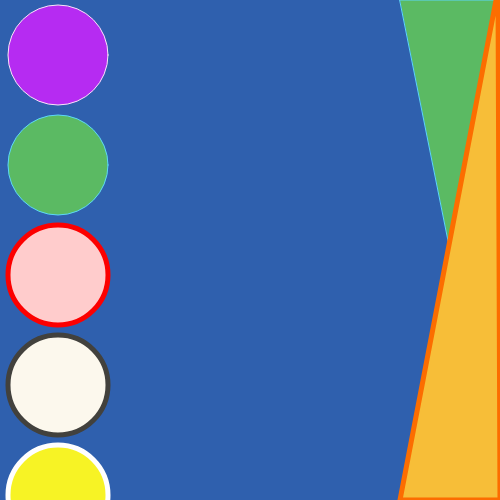
Frame 1 (no input)
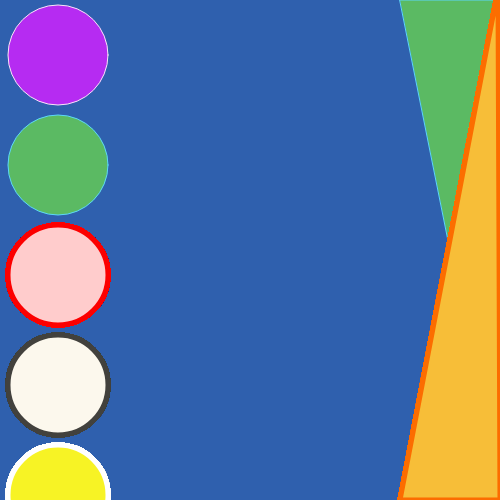
Frame 60 (no input)
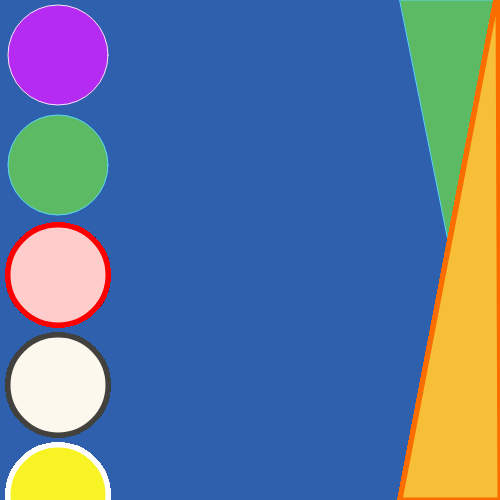
Frame 120 (the mouse pressed at the canvas centre since frame 60)

The p5.js sketch that drew these frames (run headless with seeded random() and noise() and a simulated clock; from frame 60 on, the mouse is pressed at the canvas centre):

// p5.js sketch
// ── sketch.js
/*
one thing i notice about switching the functions from draw() into setup()
is that some rules don't transfer over as easily as when they were originally in the 
draw() function.

Also i believe one key feature of the setup function is that its designated purpose is that of a static rule, 
something that will not change over time. 
*/

function setup() {
  createCanvas(500, 500)
  background(47, 96, 174);
  
  stroke(249, 229, 248);//gave this rgb color of a light purple
  fill(182, 43, 242)//the fill is more of a darker purple
  ellipse(58, 55, 100, 100); // added another shape into the canvas which is a triangle
  
  stroke(92, 215, 249);// this stroke applies to both the ellipse and the triangle giving the stroke a dark green color
  fill(91, 186, 99)//the fill for this circle is more of a green color
  ellipse(58, 165, 100, 100); // added another shape into the canvas which is a triangle
  triangle(450, 250, 495, 0, 400, 0)// the triangle is set in a position that is heading down towards the canvas.
}


//I tried to place the elipse at the center of the canvas 
function draw() {

  //var colors = ['purple', 'green', 'yellow', 'blue']; //added a variable and an array with various colors
  //var color = random(colors); // select random word
  //background(color);  // draw the word
 //background(47, 96, 174); //the background color of the canvas is set to a black color

  stroke(83, 178, 237); //the color around the circle is set to red.
  strokeWeight(5); //made the stroke weight of the the circle to a thickness of 10.
  fill(163, 224, 49); // set the fill in color of the circle to a gray color
  //ellipse(250, 250, 100, 100); //I have given the x and y position of the circle to try and set it to the center of the canvas

/*
  stroke(249, 229, 248);//gave this rgb color of a light purple
  fill(182, 43, 242)//the fill is more of a darker purple
  ellipse(58, 55, 100, 100); // added another shape into the canvas which is a triangle
*/


/*  
  stroke(92, 215, 249);// this stroke applies to both the ellipse and the triangle giving the stroke a dark green color
  fill(91, 186, 99)//the fill for this circle is more of a green color
  ellipse(58, 165, 100, 100); // added another shape into the canvas which is a triangle
  triangle(450, 250, 495, 0, 400, 0)// the triangle is set in a position that is heading down towards the canvas.
*/
  stroke(252, 109, 0)//an auburn color is set as this ellipses stroke.
  fill(247, 190, 56)// the fill is set as an orange.
  triangle(500, 500, 498, -10, 400, 500)// this triangle is the one going upwards.


  stroke(252, 0, 0);// Red is set as the primary for the stroke
  fill(255, 204, 204)// a pinkish color is set for the inner fill
  ellipse(58, 275, 100, 100);// the ellipse is set third row

  stroke(66, 65, 61)//a dark gray is set as the stroke for this shape.
  fill(252, 248, 237);// a white tone is set for the fill in this ellipse.
  ellipse(58, 385, 100, 100);// this ellipse is positioned at the fourth from the top.

  stroke(255,255,255);//a basic white color is given as the stroke.
  fill(247, 243, 37);//a bright yellow is given for this ellipse.
  ellipse(58, 495, 100, 100);//this ellipse is the very last one, being cut out from the canvas.
}
